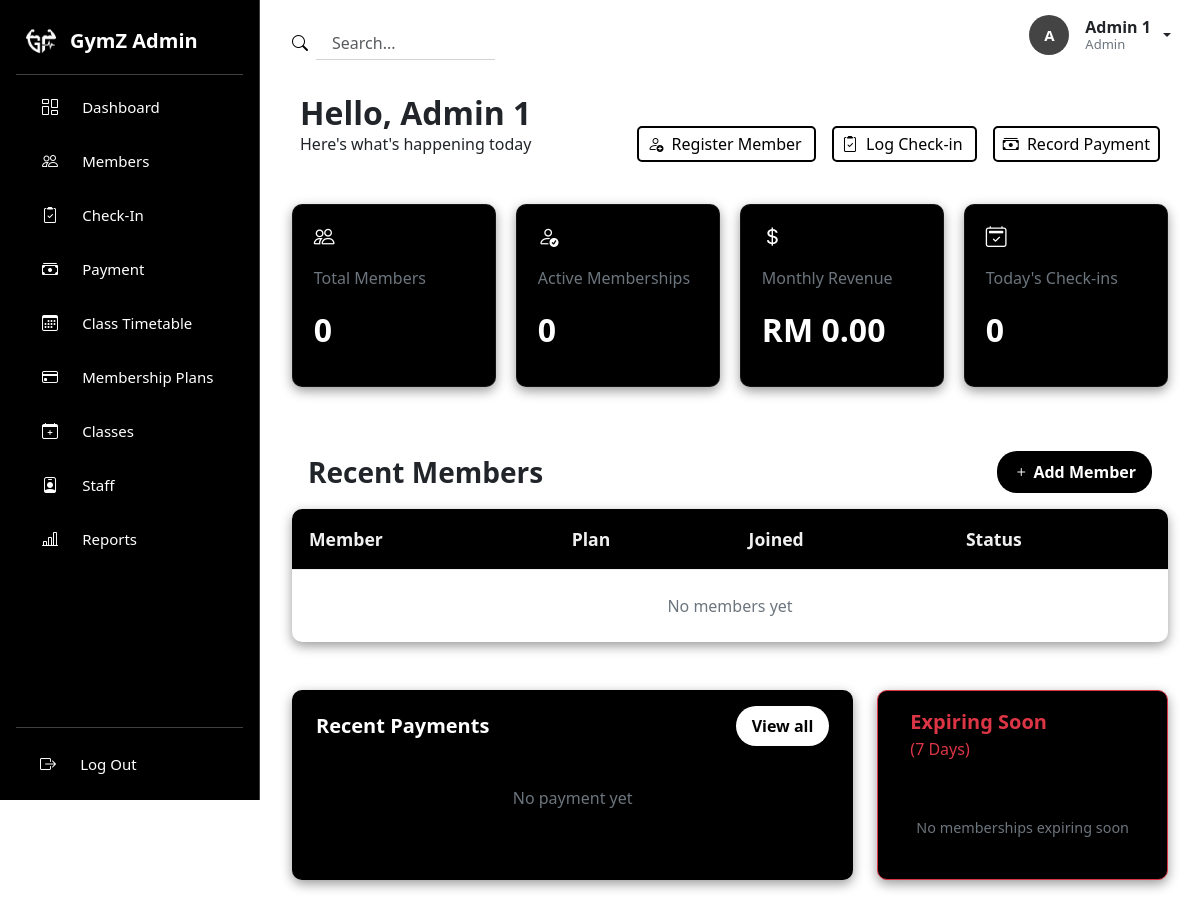
The page /dashboard (signed in) on the database as committed earlier.
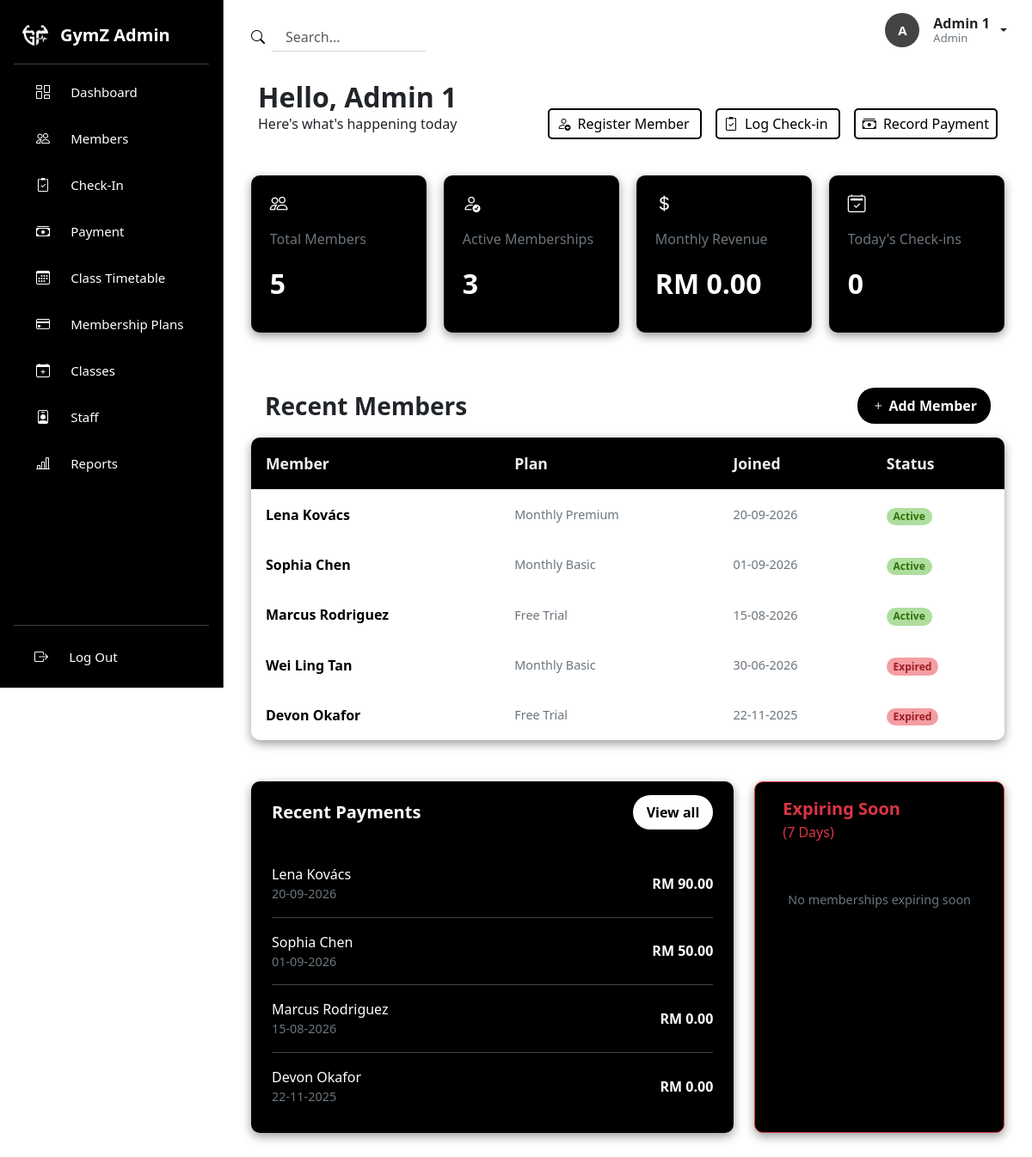
The same page on the database as committed later.
### tables this page shows
CREATE TABLE members (
	member_id INT AUTO_INCREMENT PRIMARY KEY,
    name VARCHAR(255) NOT NULL,
    contact VARCHAR(20) NOT NULL,
    join_date DATE NOT NULL,
    plan_id INT NOT NULL, 
    expiry_date DATE NOT NULL,
    registered_by INT NOT NULL,
    CONSTRAINT fk_members_plan FOREIGN KEY (plan_id) REFERENCES membership_plans(plan_id),
    CONSTRAINT fk_members_user FOREIGN KEY (registered_by) REFERENCES users(user_id)
);

CREATE TABLE membership_plans (
	plan_id INT AUTO_INCREMENT PRIMARY KEY,
    plan_name VARCHAR(100) NOT NULL,
    price DEC(5,2) NOT NULL,
    duration_days INT NOT NULL
);

CREATE TABLE payments (
	payment_id INT AUTO_INCREMENT PRIMARY KEY, 
    member_id INT NOT NULL,
    amount DEC(5,2) NOT NULL,
    payment_date DATE NOT NULL,
    new_expiry_date DATE NOT NULL,
    CONSTRAINT fk_payment_member FOREIGN KEY (member_id) REFERENCES members(member_id)
);

### operations/dashboard.php (the view, shortened to what the rows shown need)
<?php
require_once __DIR__ . '/../config/database.php';
$recentMembers = $db->query("
    SELECT m.member_id, m.name, m.join_date, p.plan_name, m.expiry_date
    FROM members m
    JOIN membership_plans p ON m.plan_id = p.plan_id
    ORDER BY m.join_date DESC
    LIMIT 5
")->fetchAll(PDO::FETCH_ASSOC);
$recentPayments = $db->query("
    SELECT p.amount, p.payment_date, m.name, m.contact
    FROM payments p
    JOIN members m ON p.member_id = m.member_id
    ORDER BY p.payment_date DESC
    LIMIT 5
")->fetchAll(PDO::FETCH_ASSOC);
?>
<!DOCTYPE html>
<html lang="en">
<head>
    <link rel="stylesheet" href="https://cdn.jsdelivr.net/npm/bootstrap-icons@1.13.1/font/bootstrap-icons.min.css">
    <link href="https://cdn.jsdelivr.net/npm/bootstrap@5.3.8/dist/css/bootstrap.min.css" rel="stylesheet">
    <link rel="stylesheet" href="../assets/css/dashboard.css">
    <link rel="stylesheet" href="../assets/css/sidebar.css">
    <link rel="stylesheet" href="../assets/css/navbar.css">
</head>
<body>
    <div class="d-flex min-vh-100">
        <div class="main-content flex-grow-1">
            <div class="content px-4">
                <div class="recent-members mx-2 my-5">
                    <table class="recent-members-table w-100">
                        <thead class="text-dark">
                            <tr>
                                <th>Member</th>
                                <th>Plan</th>
                                <th>Joined</th>
                                <th>Status</th>
                            </tr>
                        </thead>
                        <tbody>
                            <?php if (empty($recentMembers)): ?>
                                <tr>
                                    <td colspan="4" class="text-center text-secondary py-4">No members yet</td>
                                </tr>
                            <?php else: ?>
                                <?php foreach ($recentMembers as $member):
                                    $isActive = strtotime($member['expiry_date']) >= strtotime('today');
                                ?>
                                    <tr>
                                        <td class="fw-semibold"><?= htmlspecialchars($member['name']) ?></td>
                                        <td class="text-secondary plan"><?= htmlspecialchars($member['plan_name']) ?></td>
                                        <td class="text-secondary join"><?= htmlspecialchars(date('d-m-Y', strtotime($member['join_date']))) ?></td>
                                        <td>
                                            <span class="badge rounded-pill <?= $isActive ? 'badge-active' : 'badge-expired' ?>">
                                                <?= $isActive ? 'Active' : 'Expired' ?>
                                            </span>
                                        </td>
                                    </tr>
                                <?php endforeach; ?>
                            <?php endif; ?>
                        </tbody>
                    </table>
                </div>
                <div class="d-flex gap-4 mx-2 my-5 payment-and-expiring">
                    <div class="recent-payments px-4 py-3" style="flex: 2;">
                        <div class="payment-list">
                            <?php if (empty($recentPayments)): ?>
                                <p class="text-center text-secondary py-3">No payment yet</p>
                            <?php else: ?>
                                <?php foreach ($recentPayments as $payment): ?>
                                    <div class="payment-row d-flex justify-content-between align-items-center py-3">
                                        <div>
                                            <p class=""><?= htmlspecialchars($payment['name']) ?></p>
                                            <p class="text-secondary"><?= htmlspecialchars(date('d-m-Y', strtotime($payment['payment_date']))) ?></p>
                                        </div>
                                        <div class="text-end">
                                            <p class="fw-bold">RM <?= htmlspecialchars($payment['amount']) ?></p>
                                        </div>
                                    </div>
                                <?php endforeach; ?>
                            <?php endif; ?>
                        </div>
                    </div>
                </div>
            </div>
        </div>
    </div>
</body>
</html>

Rows that differ between the two databases and show on the page:
added members: name "Lena Kovács", plan.plan_name "Monthly Premium", join_date "20-09-2026", expiry_date "Active"
added members: name "Sophia Chen", plan.plan_name "Monthly Basic", join_date "01-09-2026", expiry_date "Active"
added members: name "Marcus Rodriguez", plan.plan_name "Free Trial", join_date "15-08-2026", expiry_date "Active"
added members: name "Wei Ling Tan", plan.plan_name "Monthly Basic", join_date "30-06-2026", expiry_date "Expired"
added members: name "Devon Okafor", plan.plan_name "Free Trial", join_date "22-11-2025", expiry_date "Expired"
added payments: member.name "Lena Kovács", payment_date "20-09-2026", amount "90.00"
added payments: member.name "Sophia Chen", payment_date "01-09-2026", amount "50.00"
added payments: member.name "Marcus Rodriguez", payment_date "15-08-2026", amount "0.00"
added payments: member.name "Devon Okafor", payment_date "22-11-2025", amount "0.00"
Other text that changed with them:
$totalMembers: "0" → "5"
$activeMembers: "0" → "3"
text no longer shown: "No members yet No payment yet"
